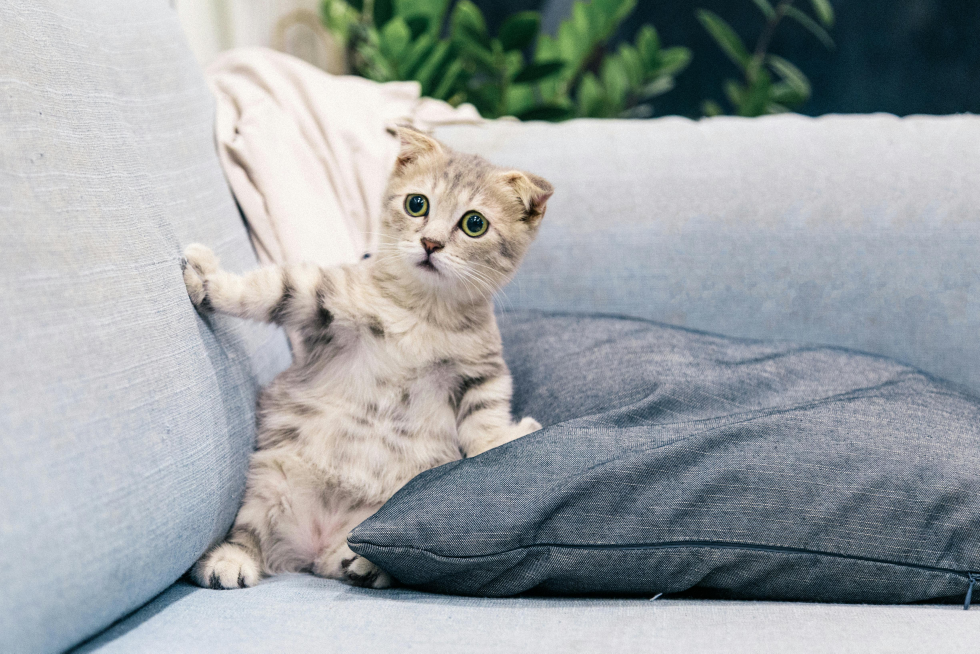
#> input picture assets/cat.jpg, 4899 x 3266 px, found by its file name (shown at 1/5 size)
$ python contours.py
#> lines starting #> are read from the running program, lines starting #| are printed output that depends on the picture
import cv2 as cv
import numpy as np

img = cv.imread(r"D:\\Coding++\\web_dev_and_projects\\open_cv\\assets\\cat.jpg")
#> img is the input picture: shape (3266, 4899, 3); mean B, G, R 163.8, 161.6, 156.2
img = cv.resize(img, (img.shape[1]//9, img.shape[0]//9), interpolation=cv.INTER_CUBIC)
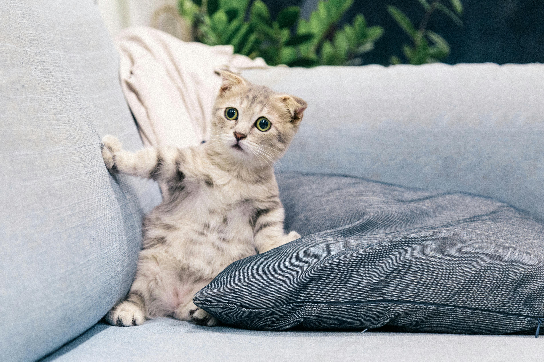
#> img: shape (362, 544, 3); mean B, G, R 163.8, 161.6, 156.2
cv.imshow('cat', img)

gray = cv.cvtColor(img, cv.COLOR_BGR2GRAY)
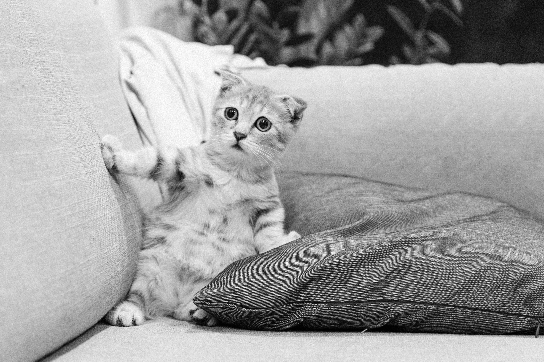
#> gray: shape (362, 544); min 0, max 255, mean 160.3

canny = cv.Canny(img, 125, 175)
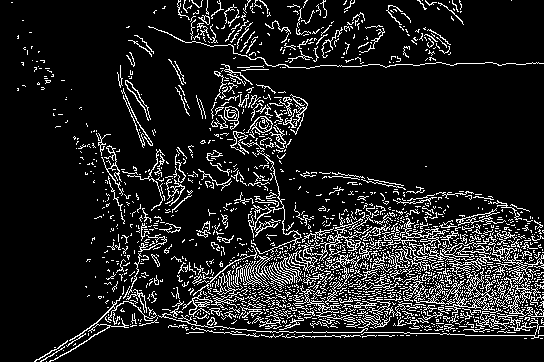
#> canny: shape (362, 544); 11.9% white in thin lines or dots
cannygray = cv.Canny(gray, 125, 175)
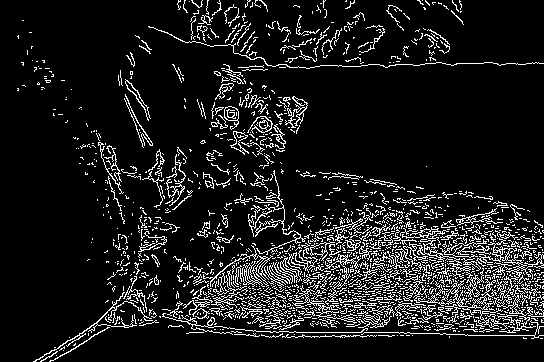
#> cannygray: shape (362, 544); 10.9% white in thin lines or dots

cv.imshow('canny cat', canny)
cv.imshow('canny gray cat', cannygray)
cv.imshow('gray cat', gray)

cv.waitKey(7000)

$ run again, with assets/capybara.jpeg copied over assets/cat.jpg
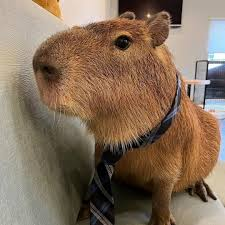
#> input picture assets/capybara.jpeg, 225 x 225 px, found by its file name
#> img is the input picture: shape (225, 225, 3); mean B, G, R 91.2, 110.8, 132
#> img: shape (25, 25, 3)
#> `canny = cv.Canny(img, 125, 175)`:
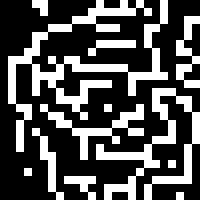
#> canny: shape (25, 25) (shown 8 times larger); 32% white in thin lines or dots
#> `cannygray = cv.Canny(gray, 125, 175)`:
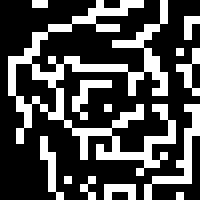
#> cannygray: shape (25, 25) (shown 8 times larger); 30.1% white in thin lines or dots
